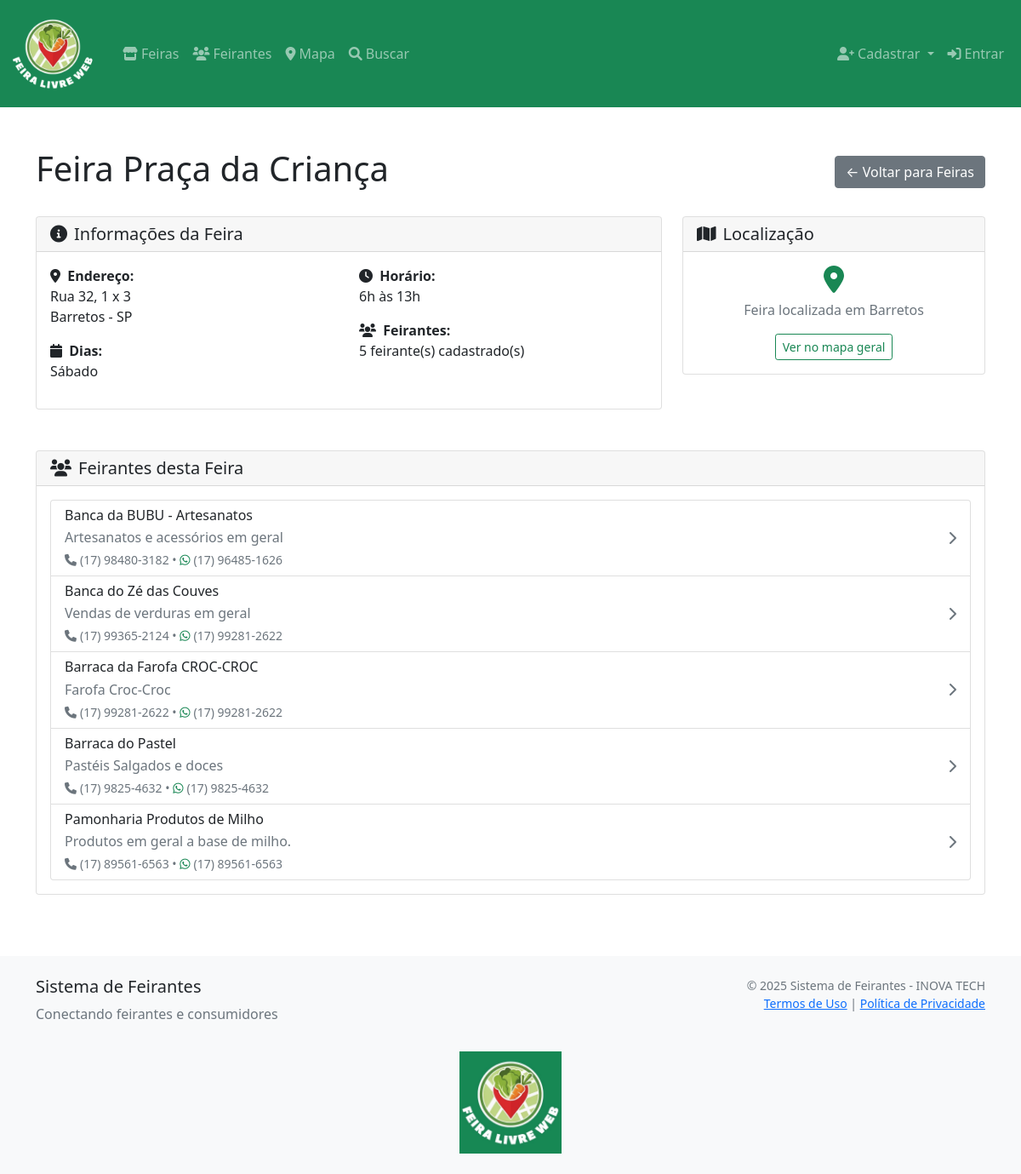
Screenshot of /feirantes/feira/3/ with the database file from the repository.
### feirantes/models.py (models this page shows, shortened)
class Feira(models.Model):
    DIAS_SEMANA = [
        ('segunda', 'Segunda-feira'),
        ('terca', 'Terça-feira'),
        ('quarta', 'Quarta-feira'),
        ('quinta', 'Quinta-feira'),
        ('sexta', 'Sexta-feira'),
        ('sabado', 'Sábado'),
        ('domingo', 'Domingo'),
        ('segunda_quarta', 'Segunda e Quarta'),
        ('terca_quinta', 'Terça e Quinta'),
        ('segunda_quinta', 'Segunda a Quinta'),
        ('segunda_sexta', 'Segunda a Sexta'),
        ('sabado_domingo', 'Finais de Semana'),
        ('todos_dias', 'Todos os dias'),
    ]
    nome = models.CharField(max_length=200)
    endereco = models.TextField()
    cidade = models.CharField(max_length=100)
    estado = models.CharField(max_length=2)
    cep = models.CharField(max_length=9, blank=True)
    latitude = models.DecimalField(
        max_digits=10, decimal_places=7, blank=True, null=True)
    longitude = models.DecimalField(
        max_digits=10, decimal_places=7, blank=True, null=True)
    dias_funcionamento = models.CharField(
        max_length=20, choices=DIAS_SEMANA, default='sabado')
    horario_funcionamento = models.CharField(
        max_length=100, blank=True, help_text="Ex: 7h às 12h")
    ativa = models.BooleanField(default=True)
    criado_em = models.DateTimeField(auto_now_add=True)
    atualizado_em = models.DateTimeField(auto_now=True)
    class Meta:
        verbose_name = 'Feira'
        verbose_name_plural = 'Feiras'
        ordering = ['nome']
    def get_dias_funcionamento_display(self):
        return dict(self.DIAS_SEMANA).get(self.dias_funcionamento, '')

class Feirante(models.Model):
    usuario = models.OneToOneField(
        User, on_delete=models.CASCADE, related_name='feirante')
    nome_comercial = models.CharField(max_length=200)
    cpf = models.CharField(max_length=14, unique=True)
    telefone = models.CharField(max_length=20)
    whatsapp = models.CharField(max_length=20, blank=True)
    email = models.EmailField(unique=True)
    endereco = models.TextField(blank=True)
    cidade = models.CharField(max_length=100, blank=True)
    estado = models.CharField(max_length=2, blank=True)
    cep = models.CharField(max_length=9, blank=True)
    descricao = models.TextField(blank=True)
    foto = models.ImageField(upload_to='feirantes/', blank=True, null=True)
    especialidades = models.ManyToManyField(
        Especialidade, blank=True,
        help_text="Principais produtos/especialidades")
    feiras = models.ManyToManyField(
        Feira,
        blank=True,
        help_text="Feiras onde o feirante participa",
        related_name="feirantes"
    )
    subdominio = models.SlugField(
        max_length=100, unique=True,
        help_text="URL da loja: site.com/loja/[subdominio]")
    instagram = models.CharField(max_length=100, blank=True)
    facebook = models.CharField(max_length=100, blank=True)
    ativo = models.BooleanField(default=True)
    verificado = models.BooleanField(default=False)
    criado_em = models.DateTimeField(auto_now_add=True)
    atualizado_em = models.DateTimeField(auto_now=True)
    views = models.PositiveIntegerField(default=0)
    class Meta:
        verbose_name = 'Feirante'
        verbose_name_plural = 'Feirantes'
        ordering = ['nome_comercial']
    @property
    def telefone_formatado(self):
        if not self.telefone:
            return ""
        numero = self.telefone
        if numero.startswith('55'):
            numero = numero[2:]
        if len(numero) == 11:
            return f"({numero[:2]}) {numero[2:7]}-{numero[7:]}"
        elif len(numero) == 10:
            return f"({numero[:2]}) {numero[2:6]}-{numero[6:]}"
        return numero
    @property
    def whatsapp_formatado(self):
        if not self.whatsapp:
            return ""
        numero = self.whatsapp
        if numero.startswith('55'):
            numero = numero[2:]
        if len(numero) == 11:
            return f"({numero[:2]}) {numero[2:7]}-{numero[7:]}"
        elif len(numero) == 10:
            return f"({numero[:2]}) {numero[2:6]}-{numero[6:]}"
        return numero

### feirantes/views.py (the view)
# urls.py: path('feira/<int:pk>/', views.detalhe_feira, name='detalhe_feira'),
def detalhe_feira(request, pk):
    feira = get_object_or_404(Feira, pk=pk, ativa=True)
    feirantes = feira.feirantes.filter(ativo=True)  # type: ignore
    return render(request, 'feirantes/detalhe_feira.html', {
        'feira': feira,
        'feirantes': feirantes
    })

### feirantes/templates/feirantes/detalhe_feira.html (shortened to what this page needs)
{% extends 'feirantes/base.html' %}
{% block content %}
<div class="container mt-4">
    <div class="d-flex justify-content-between align-items-center mb-4">
        <h1>{{ feira.nome }}</h1>
        <a href="{% url 'feirantes:lista_feiras' %}" class="btn btn-secondary">
            ← Voltar para Feiras
        </a>
    </div>
    <div class="row">
        <div class="col-md-8">
            <div class="card mb-4">
                <div class="card-header">
                    <h5 class="mb-0"><i class="fas fa-info-circle me-2"></i>Informações da Feira</h5>
                </div>
                <div class="card-body">
                    <div class="row">
                        <div class="col-md-6">
                            <p><strong><i class="fas fa-map-marker-alt me-1"></i> Endereço:</strong><br>
                                {{ feira.endereco }}<br>
                                {{ feira.cidade }} - {{ feira.estado }}</p>
                            <p><strong><i class="fas fa-calendar me-1"></i> Dias:</strong><br>
                                {{ feira.get_dias_funcionamento_display }}</p>
                        </div>
                        <div class="col-md-6">
                            <p><strong><i class="fas fa-clock me-1"></i> Horário:</strong><br>
                                {{ feira.horario_funcionamento }}</p>
                            <p><strong><i class="fas fa-users me-1"></i> Feirantes:</strong><br>
                                {{ feirantes.count }} feirante(s) cadastrado(s)</p>
                        </div>
                    </div>
                </div>
            </div>
        </div>
        <div class="col-md-4">
            <div class="card">
                <div class="card-header">
                    <h5 class="mb-0"><i class="fas fa-map me-2"></i>Localização</h5>
                </div>
                <div class="card-body text-center">
                    <p class="text-muted">
                        <i class="fas fa-map-marker-alt text-success fa-2x mb-2"></i><br>
                        Feira localizada em {{ feira.cidade }}
                    </p>
                    <a href="{% url 'feirantes:mapa' %}" class="btn btn-outline-success btn-sm">
                        Ver no mapa geral
                    </a>
                </div>
            </div>
        </div>
    </div>
    <div id="feirantes" class="mt-4">
        <div class="card">
            <div class="card-header">
                <h5 class="mb-0"><i class="fas fa-users me-2"></i>Feirantes desta Feira</h5>
            </div>
            <div class="card-body">
                {% if feirantes %}
                <div class="list-group">
                    {% for feirante in feirantes %}
                    <a href="{% url 'feirantes:loja_feirante' feirante.subdominio %}"
                        class="list-group-item list-group-item-action">
                        <div class="d-flex justify-content-between align-items-center">
                            <div>
                                <h6 class="mb-1">{{ feirante.nome_comercial }}</h6>
                                {% if feirante.descricao %}
                                <p class="mb-1 text-muted">{{ feirante.descricao|truncatewords:15 }}</p>
                                {% endif %}
                                <small class="text-muted">
                                    <i class="fas fa-phone me-1"></i>{{ feirante.telefone_formatado }}
                                    {% if feirante.whatsapp %}
                                    • <i class="fab fa-whatsapp me-1 text-success"></i>{{ feirante.whatsapp_formatado }}
                                    {% endif %}
                                </small>
                            </div>
                            <i class="fas fa-chevron-right text-muted"></i>
                        </div>
                    </a>
                    {% endfor %}
                </div>
                {% else %}
                <div class="alert alert-info">
                    <i class="fas fa-info-circle me-2"></i>
                    Nenhum feirante cadastrado nesta feira ainda.
                </div>
                {% endif %}
            </div>
        </div>
    </div>
</div>
{% endblock %}

### rows the page displays
Feira: nome "Feira Praça da Criança", endereco "Rua 32, 1 x 3", cidade "Barretos", estado "SP", dias_funcionamento "Sábado", horario_funcionamento "6h às 13h"
Feirante: nome_comercial "Banca da BUBU - Artesanatos", descricao "Artesanatos e acessórios em geral", telefone_formatado "(17) 98480-3182", whatsapp_formatado "(17) 96485-1626"
Feirante: nome_comercial "Banca do Zé das Couves", descricao "Vendas de verduras em geral", telefone_formatado "(17) 99365-2124", whatsapp_formatado "(17) 99281-2622"
Feirante: nome_comercial "Barraca da Farofa CROC-CROC", descricao "Farofa Croc-Croc", telefone_formatado "(17) 99281-2622", whatsapp_formatado "(17) 99281-2622"
Feirante: nome_comercial "Barraca do Pastel", descricao "Pastéis Salgados e doces", telefone_formatado "(17) 9825-4632", whatsapp_formatado "(17) 9825-4632"
Feirante: nome_comercial "Pamonharia Produtos de Milho", descricao "Produtos em geral a base de milho.", telefone_formatado "(17) 89561-6563", whatsapp_formatado "(17) 89561-6563"

### other values shown
{{ feirantes.count }} "5"
